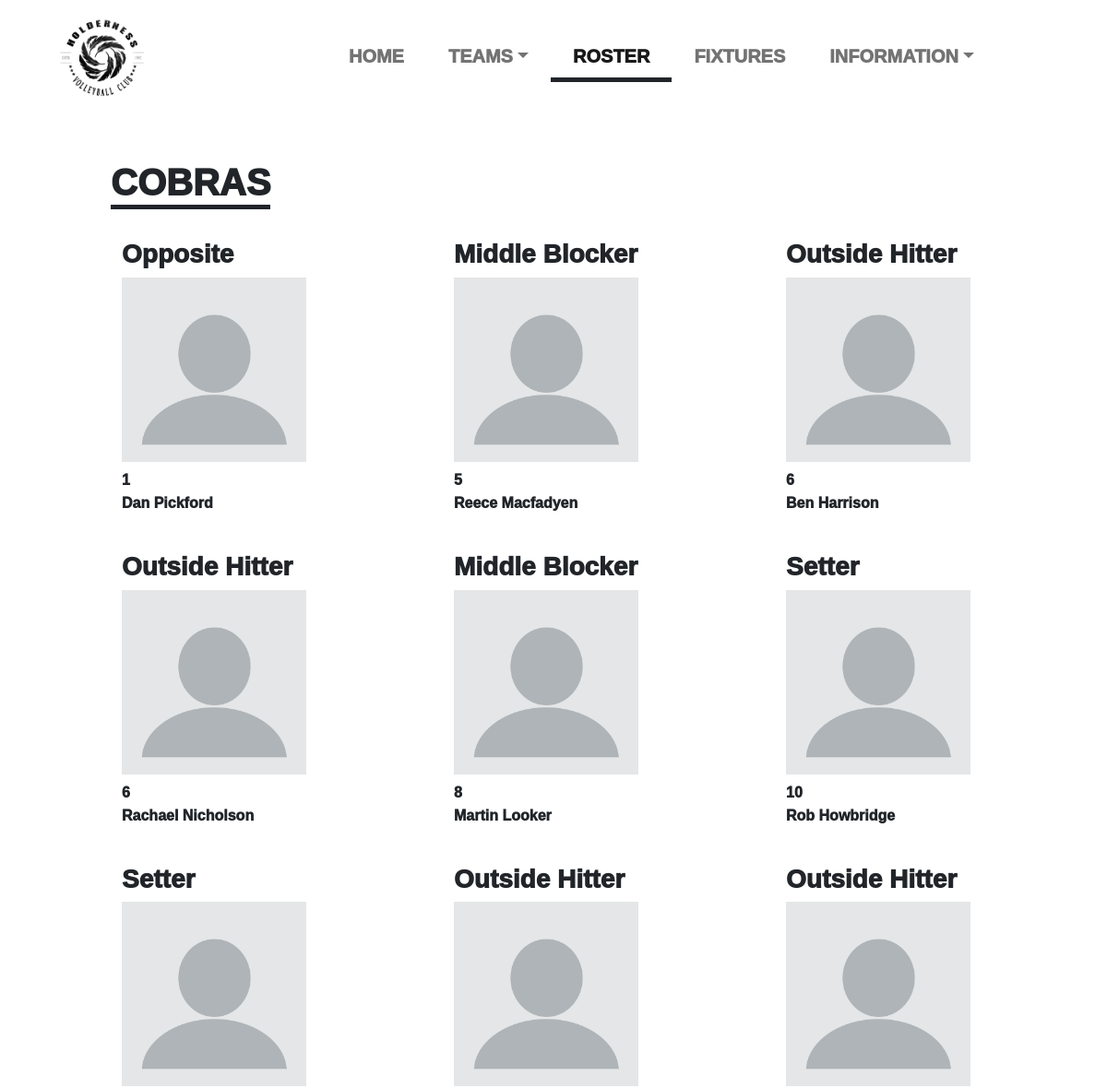
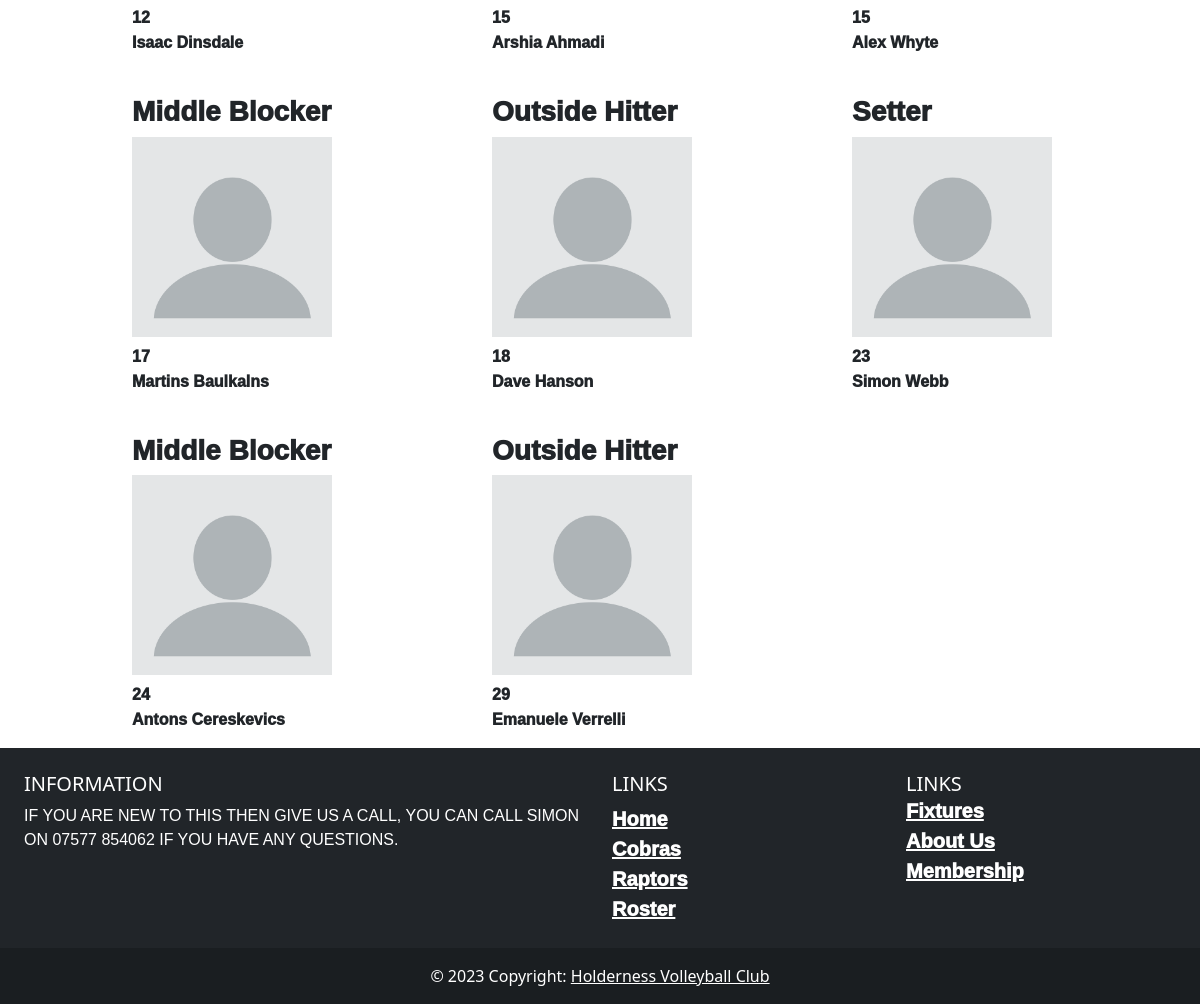
Page /pages/roster.php on the committed database (2 pictures, top to bottom).
### tables this page shows
CREATE TABLE PLAYERS
      (
      NAME           TEXT    NOT NULL,
      NUMBER         INT     NOT NULL,
      POSITION       TEXT    NOT NULL,
      TEAM           TEXT    NOT NULL);

### pages/roster.php (the view, shortened to what this page needs)
<!doctype html>
<html lang="en">
  <head>
    <link rel="stylesheet" href="https://use.typekit.net/eap6cjk.css">
    <link rel="stylesheet" href="../styles.css">
    <link href="https://cdn.jsdelivr.net/npm/bootstrap@5.2.3/dist/css/bootstrap.min.css" rel="stylesheet">
  </head>
  <body style="overflow-x: hidden;">
    <nav class="navbar navbar-expand-lg ">
        <div class="container-fluid">
            <div class="navbar-brand" style="margin-left: 15%;">
                <img src="../imgs/logo.png" width="100px">
            </div>
        </div>
        <div class="collapse navbar-collapse" style="margin-right: 10%; text-align: center;" id="navlinks">
            <ul class="navbar-nav me-auto mb-2 mb-lg-0">
                <li class="nav-item px-3">
                  <a class="nav-link" aria-current="page" href="../index.php">HOME</a>
                </li>
                <li class="nav-item dropdown px-3">
                    <a class="nav-link dropdown-toggle" role="button" data-bs-toggle="dropdown" aria-expanded="false" href="#">TEAMS</a>
                </li>
                <li class="nav-item px-3 active border-bottom border-5 border-dark">
                  <a class="nav-link active" href="roster.php">ROSTER</a>
                </li>
                <li class="nav-item px-3">
                    <a class="nav-link" href="fixtures.php">FIXTURES</a>
                </li>
                <li class="nav-item dropdown px-3">
                    <a class="nav-link dropdown-toggle" role="button" data-bs-toggle="dropdown" aria-expanded="false" href="#">INFORMATION</a>
                </li>
              </ul>
        </div>
    </nav>
    <section style="margin-left: 10%;">
        <h1 class="mt-5 border-bottom border-5 border-dark" style="font-weight: 1000; display: inline-block;">COBRAS</h1>
        <div class="container-fluid" id="raptors">
            <div class="row">
                <?php
                    $db = new MyDB();
                    $sql =<<<EOF
                        SELECT * from PLAYERS;
                    EOF;
                    $ret = $db->query($sql);
                    while ($row = $ret->fetchArray(SQLITE3_ASSOC)) {
                        echo "<div class='col-md-4 mt-4'>";
                        echo "<h3>" . $row['POSITION'] . "</h3>";
                        echo "<img src='../imgs/pfp.webp' width='200px'>";
                        echo "<p class='mt-2'>" . $row['NUMBER'] . "</p>";
                        echo "<p style='margin-top: -15px;'>" . $row['NAME'] . "</p>";
                        echo "</div>";
                    }
                ?>
            </div>
        </div>
    </section>
    <footer class="bg-dark text-white text-center text-md-start">
        <div class="container-fluid p-4">
        <div class="row">
            <div class="col-lg-6 col-md-12 mb-4 mb-md-0">
            <h5 class="text-uppercase">INFORMATION</h5>
            <p>
                IF YOU ARE NEW TO THIS THEN GIVE US A CALL, YOU CAN CALL SIMON ON 07577 854062 IF YOU HAVE ANY QUESTIONS.
            </p>
            </div>
            <div class="col-lg-3 col-md-6 mb-4 mb-md-0">
            <h5 class="text-uppercase">Links</h5>
            <ul class="list-unstyled mb-0">
                <li>
                <a href="#!" class="text-white">Home</a>
                </li>
                <li>
                <a href="#!" class="text-white">Cobras</a>
                </li>
                <li>
                <a href="#!" class="text-white">Raptors</a>
                </li>
                <li>
                <a href="#!" class="text-white">Roster</a>
                </li>
            </ul>
            </div>
            <div class="col-lg-3 col-md-6 mb-4 mb-md-0">
            <h5 class="text-uppercase mb-0">Links</h5>
            <ul class="list-unstyled">
                <li>
                <a href="#!" class="text-white">Fixtures</a>
                </li>
                <li>
                <a href="#!" class="text-white">About Us</a>
                </li>
                <li>
                <a href="#!" class="text-white">Membership</a>
                </li>
            </ul>
            </div>
        </div>
        </div>
        <div class="text-center p-3" style="background-color: rgba(0, 0, 0, 0.2);">
        © 2023 Copyright:
        <a class="text-white" href="https://mdbootstrap.com/">Holderness Volleyball Club</a>
        </div>
    </footer>
  </body>
</html>

### styles.css (style rules this page uses)
ul { font-family: "interstate-condensed", sans-serif; font-weight: 1000; font-size: 20px; }
h1 { font-family: "interstate-condensed", sans-serif; font-weight: 1000; }
#raptors { font-family: "interstate-condensed", sans-serif; }
#raptors h3 { font-weight: 1000; }
#raptors p { font-weight: 1000; }
p { font-family: "interstate-condensed", sans-serif; }
h3 { font-family: "interstate-condensed", sans-serif; }
html, body { position:relative; overflow-x:hidden; flex-wrap: wrap; }

### rows in the picture
players: POSITION "Opposite", NUMBER "1", NAME "Dan Pickford"
players: POSITION "Middle Blocker", NUMBER "5", NAME "Reece Macfadyen"
players: POSITION "Outside Hitter", NUMBER "6", NAME "Ben Harrison"
players: POSITION "Outside Hitter", NUMBER "6", NAME "Rachael Nicholson"
players: POSITION "Middle Blocker", NUMBER "8", NAME "Martin Looker"
players: POSITION "Setter", NUMBER "10", NAME "Rob Howbridge"
players: POSITION "Setter", NUMBER "12", NAME "Isaac Dinsdale"
players: POSITION "Outside Hitter", NUMBER "15", NAME "Arshia Ahmadi"
players: POSITION "Outside Hitter", NUMBER "15", NAME "Alex Whyte"
players: POSITION "Middle Blocker", NUMBER "17", NAME "Martins Baulkalns"
players: POSITION "Outside Hitter", NUMBER "18", NAME "Dave Hanson"
players: POSITION "Setter", NUMBER "23", NAME "Simon Webb"
players: POSITION "Middle Blocker", NUMBER "24", NAME "Antons Cereskevics"
players: POSITION "Outside Hitter", NUMBER "29", NAME "Emanuele Verrelli"
